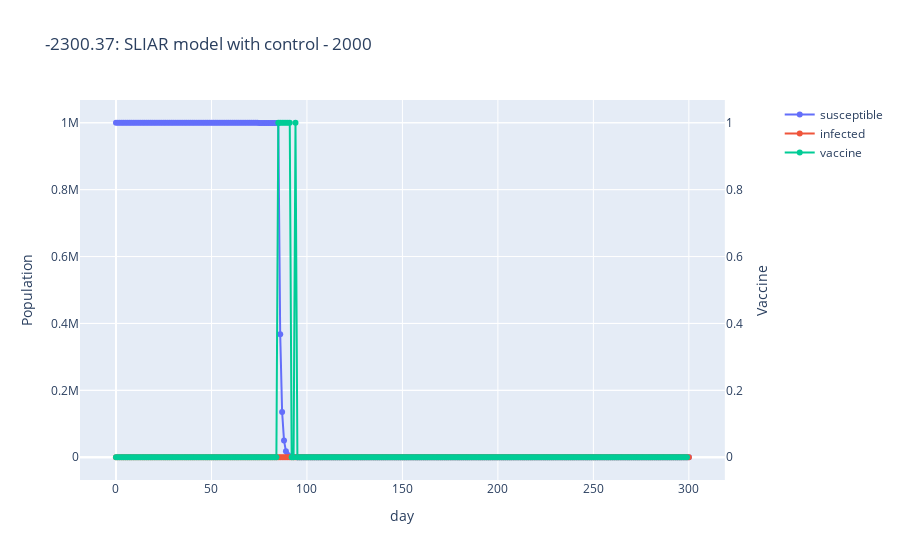

The notebook cell this image was saved under:
### Code cell
# Create figure with secondary y-axis
fig = make_subplots(specs=[[{"secondary_y": True}]])
# Add traces
fig.add_trace(
    go.Scatter(x=list(range(max_t+1)), y=states2[:,0].flatten(), name="susceptible",
        mode='lines+markers'),
    secondary_y=False,
)
fig.add_trace(
    go.Scatter(x=list(range(max_t+1)), y=states2[:,1].flatten(), name="infected",
        mode='lines+markers'),
    secondary_y=False,
)
fig.add_trace(
    go.Scatter(x=list(range(max_t+1)), y=actions2, name="vaccine",
        mode='lines+markers'),
    secondary_y=True,
)
# Add figure title
fig.update_layout(
    title_text=f'{reward_sum:.2f}: SLIAR model with control - 2000'
)
# Set x-axis title
fig.update_xaxes(title_text="day")
# Set y-axes titles
fig.update_yaxes(title_text="Population", secondary_y=False)
fig.update_yaxes(title_text="Vaccine", secondary_y=True)

### Figure 1 — Plotly figure (JSON) as saved in the notebook; plotly's stock layout.template omitted (floating-point values rounded to 4 significant figures; data arrays with more than 128 entries replaced by an {"elided": "..."} marker saying what was removed)
{"data": [{"mode": "lines+markers", "name": "susceptible", "type": "scatter", "x": {"elided": "301 int values"}, "xaxis": "x", "y": {"elided": "301 float values"}, "yaxis": "y"}, {"mode": "lines+markers", "name": "infected", "type": "scatter", "x": {"elided": "301 int values"}, "xaxis": "x", "y": {"elided": "301 float values"}, "yaxis": "y"}, {"mode": "lines+markers", "name": "vaccine", "type": "scatter", "x": {"elided": "301 int values"}, "xaxis": "x", "y": {"elided": "300 int values"}, "yaxis": "y2"}], "layout": {"title": {"text": "-2300.37: SLIAR model with control - 2000"}, "xaxis": {"anchor": "y", "domain": [0, 0.94], "title": {"text": "day"}}, "yaxis": {"anchor": "x", "domain": [0, 1], "title": {"text": "Population"}}, "yaxis2": {"anchor": "x", "overlaying": "y", "side": "right", "title": {"text": "Vaccine"}}}}
